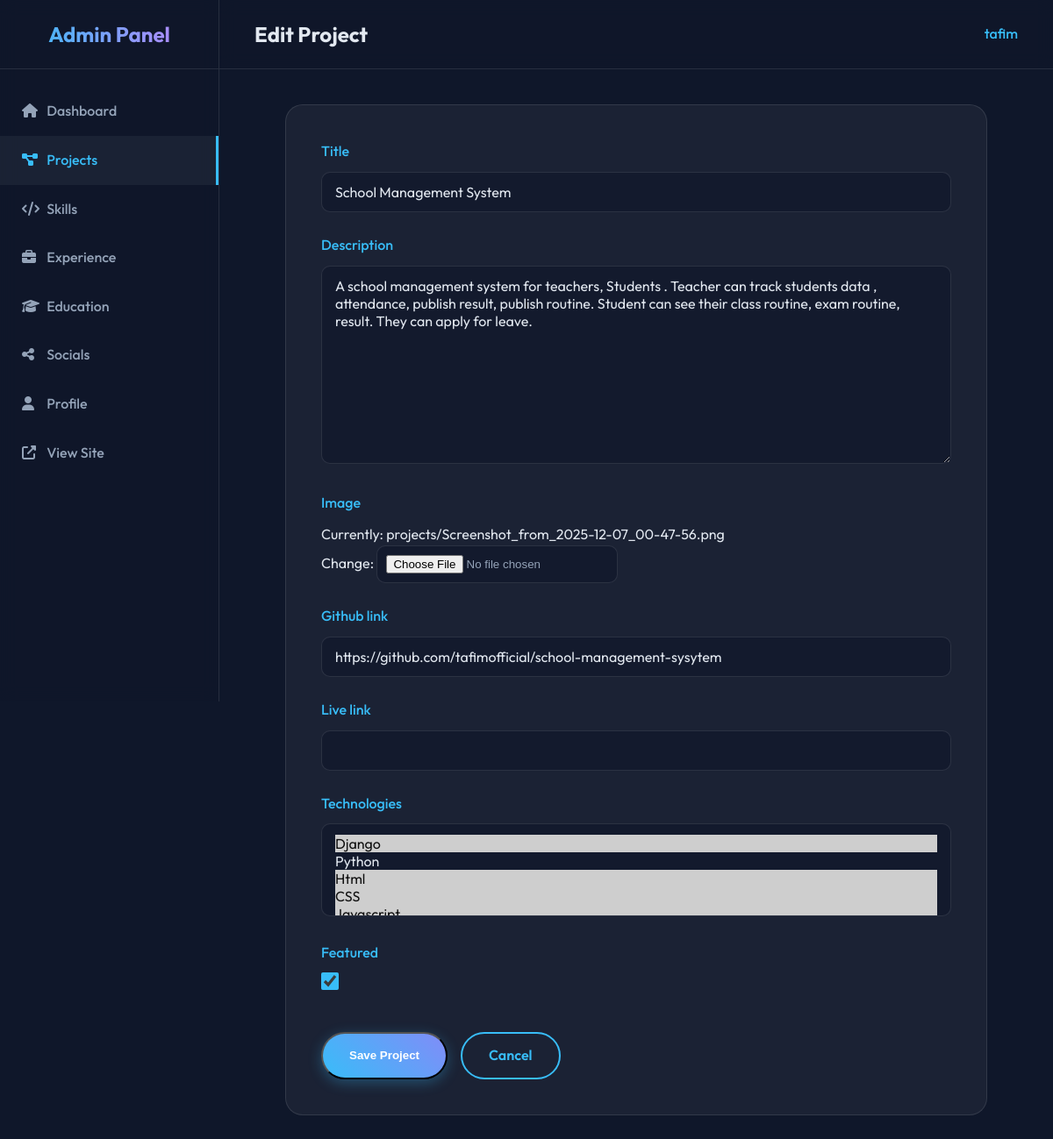
Page /dashboard/projects/1/edit/ (signed in) on the committed database.
### portfolio/models.py (models this page shows, shortened)
class Project(models.Model):
    title = models.CharField(max_length=200)
    description = models.TextField()
    image = models.ImageField(upload_to='projects/')
    github_link = models.URLField(blank=True)
    live_link = models.URLField(blank=True)
    technologies = models.ManyToManyField(Skill, blank=True)
    featured = models.BooleanField(default=False)
    created_at = models.DateTimeField(auto_now_add=True)

### portfolio/views.py (the view)
# urls.py: path('dashboard/projects/<int:pk>/edit/', project_update, name='project_update'),
@login_required
@user_passes_test(is_superuser)
def project_update(request, pk):
    project = get_object_or_404(Project, pk=pk)
    if request.method == 'POST':
        form = ProjectForm(request.POST, request.FILES, instance=project)
        if form.is_valid():
            form.save()
            return redirect('project_list')
    else:
        form = ProjectForm(instance=project)
    return render(request, 'portfolio/admin/project_form.html', {'form': form})

### portfolio/forms.py
class ProjectForm(forms.ModelForm):
    class Meta:
        model = Project
        fields = ['title', 'description', 'image', 'github_link', 'live_link', 'technologies', 'featured']

### portfolio/models.py (called while the page is built)
    def __str__(self):
        return self.name

### portfolio/views.py (called while the page is built)
def is_superuser(user):
    return user.is_superuser

### portfolio/templates/portfolio/admin/project_form.html (shortened to what this page needs)
{% extends 'portfolio/admin/admin_base.html' %}
{% block header_title %}{% if form.instance.pk %}Edit Project{% else %}Add Project{% endif %}{% endblock %}
{% block content %}
<div class="form-container" style="max-width: 800px; margin: 0 auto; background: var(--glass-bg); padding: 40px; border-radius: 20px; border: 1px solid var(--glass-border);">
    <form method="post" enctype="multipart/form-data">
        {% for field in form %}
        <div class="form-group" style="margin-bottom: 25px;">
            <label for="{{ field.id_for_label }}" style="display: block; margin-bottom: 10px; color: var(--primary-color); font-weight: 500;">{{ field.label }}</label>
            {{ field }}
        </div>
        {% endfor %}
        <div class="form-actions" style="margin-top: 40px; display: flex; gap: 15px;">
            <button type="submit" class="btn btn-primary">Save Project</button>
            <a href="{% url 'project_list' %}" class="btn btn-secondary">Cancel</a>
        </div>
    </form>
</div>
{% endblock %}

### portfolio/templates/portfolio/admin/admin_base.html (shortened to what this page needs)
{% load static %}
<!DOCTYPE html>
<html lang="en">
<head>
    <link rel="stylesheet" href="https://cdnjs.cloudflare.com/ajax/libs/font-awesome/6.4.0/css/all.min.css">
    <link rel="stylesheet" href="{% static 'css/styles.css' %}">
    <link rel="stylesheet" href="{% static 'css/admin.css' %}">
    <link href="https://unpkg.com/aos@2.3.1/dist/aos.css" rel="stylesheet">
</head>
<body>
    <div class="admin-container">
        <aside class="sidebar">
            <div class="sidebar-header">
                <h2>Admin Panel</h2>
            </div>
            <ul class="sidebar-menu">
                <li><a href="{% url 'dashboard' %}" class="{% if request.resolver_match.url_name == 'dashboard' %}active{% endif %}"><i class="fas fa-home"></i> Dashboard</a></li>
                <li><a href="{% url 'project_list' %}" class="{% if 'project' in request.resolver_match.url_name %}active{% endif %}"><i class="fas fa-project-diagram"></i> Projects</a></li>
                <li><a href="{% url 'skill_list' %}" class="{% if 'skill' in request.resolver_match.url_name %}active{% endif %}"><i class="fas fa-code"></i> Skills</a></li>
                <li><a href="{% url 'experience_list' %}" class="{% if 'experience' in request.resolver_match.url_name %}active{% endif %}"><i class="fas fa-briefcase"></i> Experience</a></li>
                <li><a href="{% url 'education_list' %}" class="{% if 'education' in request.resolver_match.url_name %}active{% endif %}"><i class="fas fa-graduation-cap"></i> Education</a></li>
                <li><a href="{% url 'social_link_list' %}" class="{% if 'social' in request.resolver_match.url_name %}active{% endif %}"><i class="fas fa-share-alt"></i> Socials</a></li>
                <li><a href="{% url 'profile_update' %}" class="{% if 'profile' in request.resolver_match.url_name %}active{% endif %}"><i class="fas fa-user"></i> Profile</a></li>
                <li><a href="{% url 'home' %}" target="_blank"><i class="fas fa-external-link-alt"></i> View Site</a></li>
            </ul>
        </aside>
        <main class="main-content">
            <header class="admin-header" data-aos="fade-down">
                <h3>{% block header_title %}Dashboard{% endblock %}</h3>
                <div class="user-info">
                    <span>{{ request.user.username }}</span>
                </div>
            </header>
            <div class="content-wrapper">
                {% block content %}{% endblock %}
            </div>
        </main>
    </div>
</body>
</html>

### static/css/styles.css (style rules this page uses)
:root { --bg-color: #0f172a; --text-color: #e2e8f0; --primary-color: #38bdf8; --secondary-color: #818cf8; --accent-color: #c084fc; --glass-bg: rgba(255, 255, 255, 0.05); --glass-border: rgba(255, 255, 255, 0.1); --card-bg: rgba(30, 41, 59, 0.7); --nav-bg: rgba(15, 23, 42, 0.8); }
* { margin: 0; padding: 0; box-sizing: border-box; }
body { font-family: 'Outfit', sans-serif; background-color: var(--bg-color); color: var(--text-color); line-height: 1.6; overflow-x: hidden; }
html { scroll-behavior: smooth; }
a { text-decoration: none; color: inherit; transition: all 0.3s ease; }
ul { list-style: none; }
.btn { display: inline-block; padding: 12px 30px; border-radius: 50px; font-weight: 600; cursor: pointer; transition: transform 0.3s, box-shadow 0.3s; }
.btn-primary { background: linear-gradient(45deg, var(--primary-color), var(--secondary-color)); color: #fff; box-shadow: 0 4px 15px rgba(56, 189, 248, 0.3); }
.btn-secondary { background: transparent; border: 2px solid var(--primary-color); color: var(--primary-color); }

### static/css/admin.css (style rules this page uses)
.admin-container { display: flex; min-height: 100vh; }
.sidebar { width: 250px; background: var(--nav-bg); border-right: 1px solid var(--glass-border); backdrop-filter: blur(10px); display: flex; flex-direction: column; position: fixed; height: 100vh; }
.sidebar-header { padding: 20px; text-align: center; border-bottom: 1px solid var(--glass-border); }
.sidebar-header h2 { background: linear-gradient(to right, var(--primary-color), var(--accent-color)); -webkit-background-clip: text; background-clip: text; -webkit-text-fill-color: transparent; font-size: 1.5rem; }
.sidebar-menu { flex: 1; padding: 20px 0; }
.sidebar-menu li a { display: block; padding: 15px 25px; color: #94a3b8; transition: all 0.3s; font-weight: 500; }
.sidebar-menu li a:hover, .sidebar-menu li a.active { color: var(--primary-color); background: var(--glass-bg); border-right: 3px solid var(--primary-color); }
.sidebar-menu li a i { width: 25px; }
.main-content { flex: 1; margin-left: 250px; display: flex; flex-direction: column; }
.admin-header { padding: 20px 40px; background: var(--nav-bg); border-bottom: 1px solid var(--glass-border); display: flex; justify-content: space-between; align-items: center; backdrop-filter: blur(10px); }
.admin-header h3 { font-size: 1.5rem; color: var(--text-color); }
.user-info { color: var(--primary-color); font-weight: 500; }
.content-wrapper { padding: 40px; flex: 1; overflow-y: auto; }

### portfolio/templates/portfolio/admin/project_form.html (style rules this page uses)
input[type="text"], input[type="url"], textarea, select { width: 100%; padding: 12px 15px; background: rgba(15, 23, 42, 0.6); border: 1px solid var(--glass-border); border-radius: 10px; color: var(--text-color); font-family: inherit; font-size: 1rem; transition: all 0.3s; }
input[type="file"] { padding: 10px; background: rgba(15, 23, 42, 0.6); border-radius: 10px; border: 1px solid var(--glass-border); color: #94a3b8; }
input[type="checkbox"] { width: 20px; height: 20px; accent-color: var(--primary-color); }
textarea { min-height: 150px; resize: vertical; }

### rows in the picture
Project: form "School Management System" "A school management system for teachers, Students . Teacher can track students data , attendance, publish result, publish routine. Student can see their class routine, exam routine, result. They can apply for leave." "https://github.com/tafimofficial/school-management-sysytem" "☑"

### other values in the picture
{{ request.user.username }} "tafim"
{{ field.label }} "Title" "Description" "Image" "Github link" "Live link" "Technologies" "Featured"
